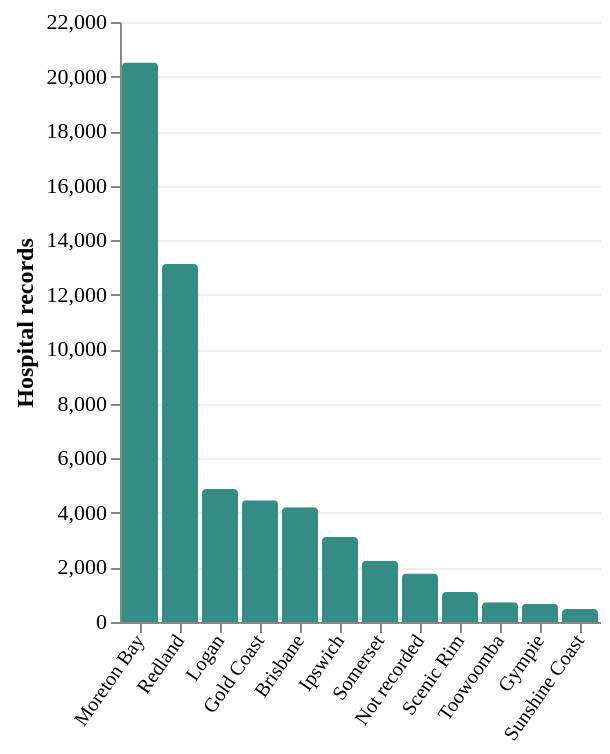

Vega-Lite specification stored for this chart:
### Vega-Lite specification from a JSON file in a GitHub repository (floating-point values rounded to 4 significant figures)
{"$schema": "https://vega.github.io/schema/vega-lite/v5.json", "background": "white", "config": {"font": "DM Sans", "axis": {"labelFontSize": 11, "titleFontSize": 12, "gridColor": "#edf1ed"}, "legend": {"labelFontSize": 11, "titleFontSize": 12}, "view": {"stroke": null}}, "data": {"values": [{"lga": "Moreton Bay", "records": 20516}, {"lga": "Redland", "records": 13123}, {"lga": "Logan", "records": 4879}, {"lga": "Gold Coast", "records": 4466}, {"lga": "Brisbane", "records": 4211}, {"lga": "Ipswich", "records": 3115}, {"lga": "Somerset", "records": 2247}, {"lga": "Not recorded", "records": 1775}, {"lga": "Scenic Rim", "records": 1096}, {"lga": "Toowoomba", "records": 727}, {"lga": "Gympie", "records": 665}, {"lga": "Sunshine Coast", "records": 476}]}, "width": "container", "height": 300, "mark": {"type": "bar", "color": "#358c84", "cornerRadiusEnd": 2}, "encoding": {"x": {"field": "lga", "type": "nominal", "sort": "-y", "title": null, "axis": {"labelAngle": -55, "labelFontSize": 10, "labelLimit": 125}}, "y": {"field": "records", "type": "quantitative", "title": "Hospital records"}, "tooltip": [{"field": "lga", "type": "nominal", "title": "Area"}, {"field": "records", "type": "quantitative", "format": ","}]}}
